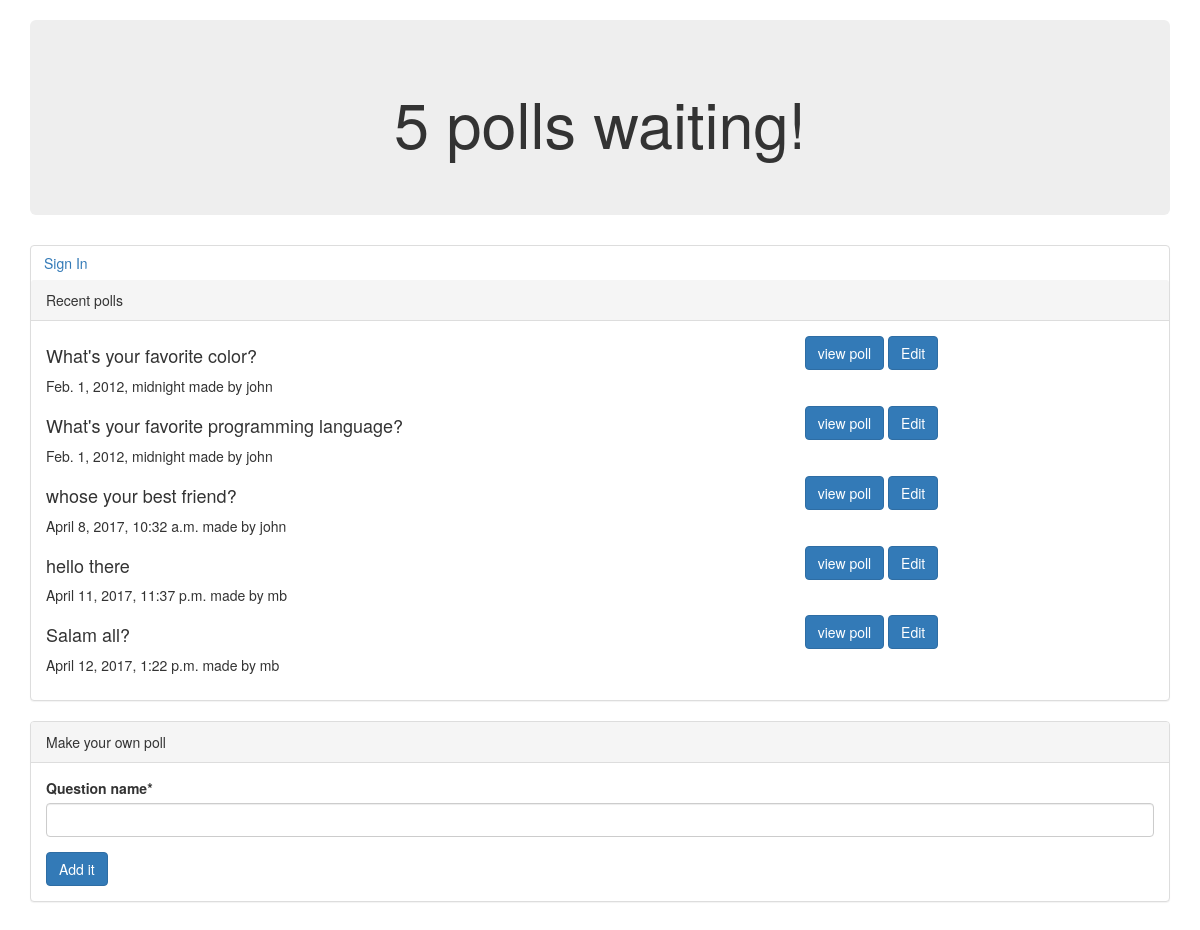
Screenshot of /polls/ with the database file from the repository.
### polls/models.py (models this page shows, shortened)
class Question(models.Model):
    question_text = models.CharField(max_length=200)
    pub_date = models.DateTimeField('date published')
    owner = models.ForeignKey(User)
    slug = models.CharField(max_length=255)

### polls/views.py (the view, shortened to what this page needs)
def index(request):
    question_list = Question.objects.all()
    question_count = question_list.count()
    if request.method == 'GET':
        form = Myform()
        context = {"questions":question_list, "question_count":question_count,"form":form}
        return render(request, "polls/index.html", context)
    else:
        return render(request, "polls/oops.html")

### polls/forms.py
class Myform(forms.Form):
    question_name = forms.CharField(max_length=200, min_length=1, required=True)

### polls/templates/polls/index.html (shortened to what this page needs)
{% extends 'polls/base.html'%}
{% load static %}
{% block header %}
{% load crispy_forms_tags %}
<h1> {{question_count}} polls waiting! </h1>
{% endblock %}
{% block content %}
<div class="panel panel-default">
{% if  user.is_authenticated %}
<a href="{% url 'polls:signin' %}" class="btn">Sign Out</a>
    {% else %}
    <a href="{% url 'polls:signin' %}" class="btn">Sign In</a>
        {% endif %}
    <div class="panel-heading">Recent polls</div>
    <div class="panel-body">
        {% for question in questions %}
        <div class="row">
            <div class="col col-xs-6 col-sm-8">
                <h4>{{question.question_text}}</h4>
                <p>{{ question.pub_date }} made by {{ question.owner }}</p>
            </div>
            <div class="col col-xs-6 col-sm-4">
                <a href="{% url 'polls:detail' question.id %}" class="btn btn-primary">view poll</a>
                <a href="{% url 'polls:edit' question.id %}" class="btn btn-primary">Edit</a>
            </div>
        </div>
        {% endfor %}
    </div>
</div>
<div class="panel panel-default">
    <div class="panel-heading">Make your own poll</div>
    <div class="panel-body">
                    <form action="{% url 'polls:add_question' %}" method="POST">
                        {{ form | crispy}}
                        <input class="btn btn-primary" type="submit" value="Add it"/>
                    </form>
            </div>
        </div>
<br/>
{% endblock %}

### polls/templates/polls/base.html (style rules this page uses)
h1 { text-align:center }

### rows the page displays
Question: question_text "What's your favorite color?", pub_date "Feb. 1, 2012, midnight", owner "john"
Question: question_text "What's your favorite programming language?", pub_date "Feb. 1, 2012, midnight", owner "john"
Question: question_text "whose your best friend?", pub_date "April 8, 2017, 10:32 a.m.", owner "john"
Question: question_text "hello there", pub_date "April 11, 2017, 11:37 p.m.", owner "mb"
Question: question_text "Salam all?", pub_date "April 12, 2017, 1:22 p.m.", owner "mb"

### other values shown
{{ question_count }} "5"
